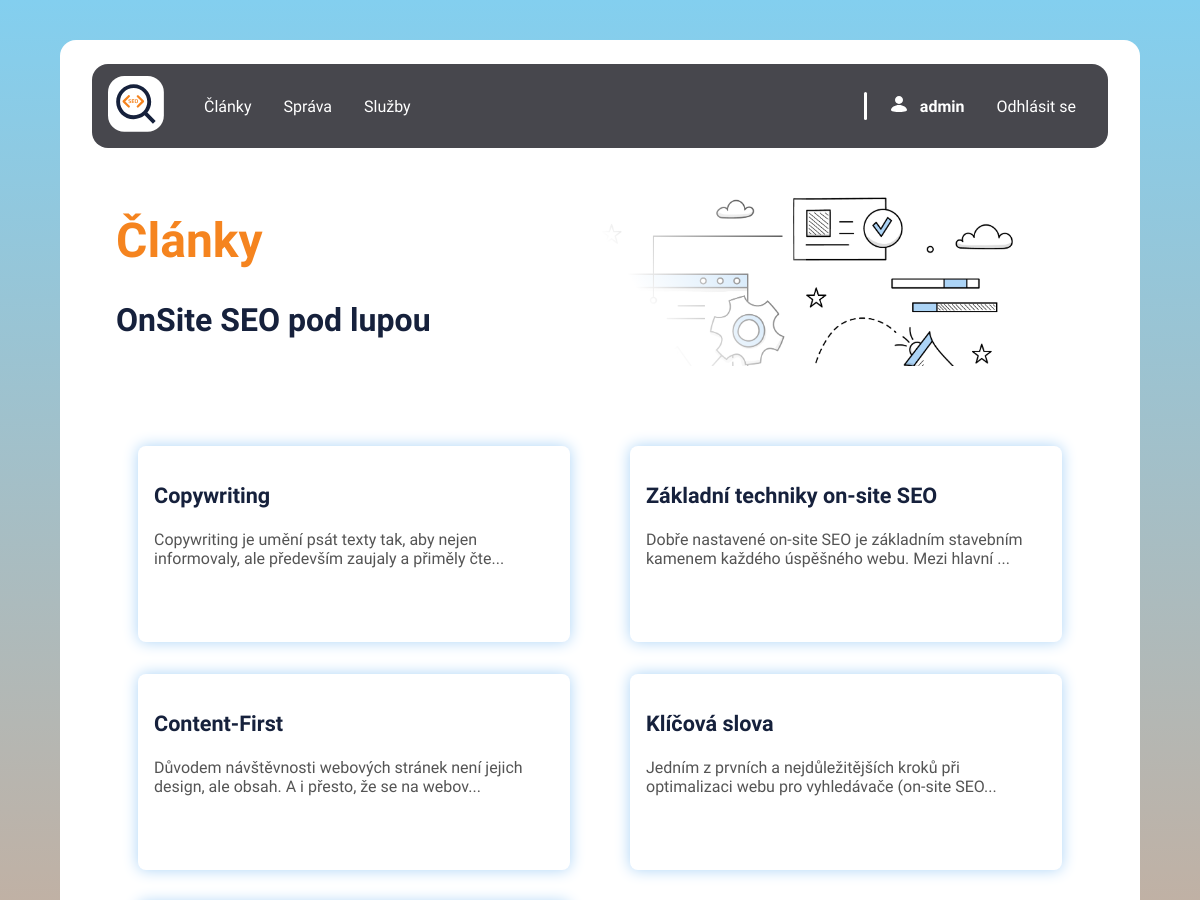
Page /app/views/blog/clanky.php (signed in, upper part) on the earlier database version.
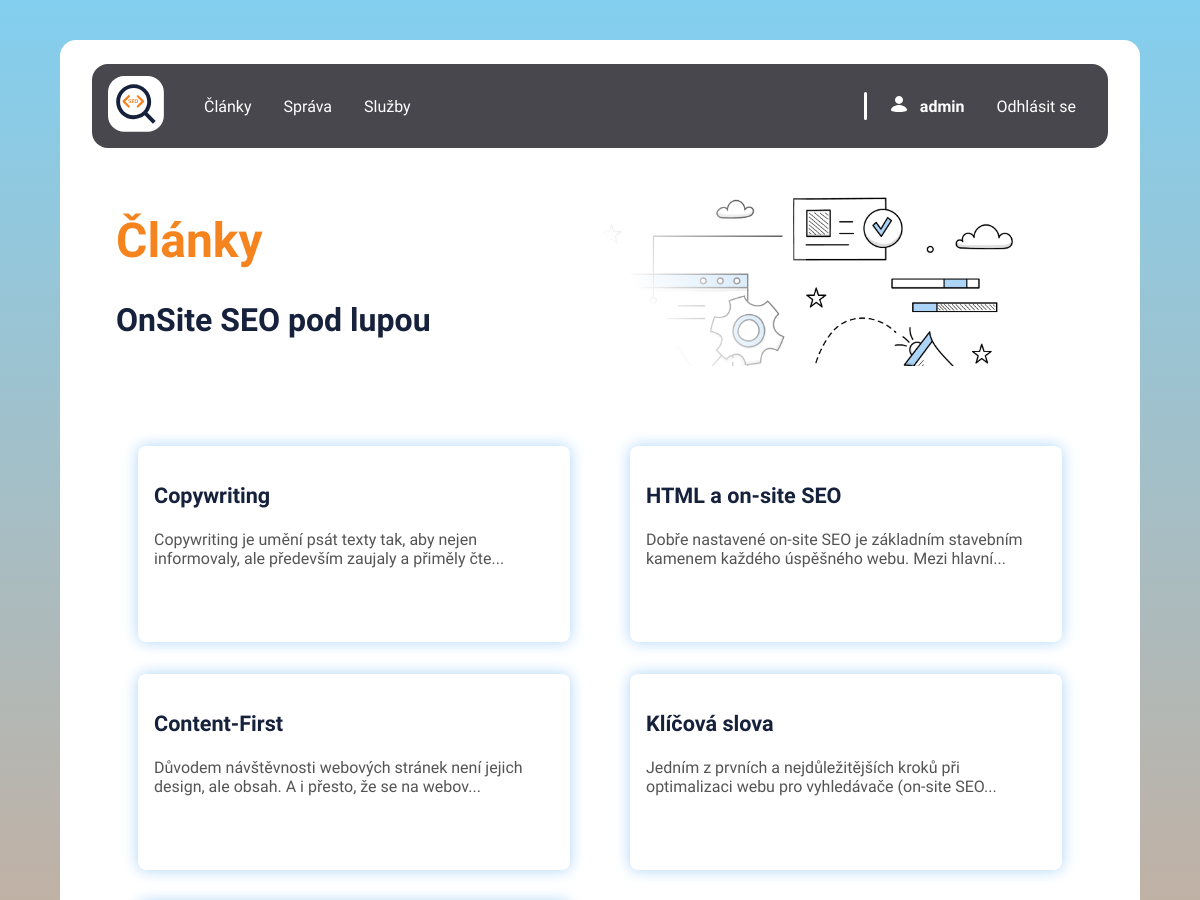
Same page on the later database version.
### tables this page shows
CREATE TABLE `clanky` (
  `id` int(11) NOT NULL,
  `title` varchar(255) NOT NULL,
  `author` varchar(255) NOT NULL,
  `category` varchar(100) DEFAULT NULL,
  `text` mediumtext NOT NULL,
  `sources` text NOT NULL,
  `images` longtext DEFAULT NULL CHECK (json_valid(`images`)),
  `created_at` timestamp NOT NULL DEFAULT current_timestamp(),
  `updated_at` timestamp NOT NULL DEFAULT current_timestamp() ON UPDATE current_timestamp(),
  `user_id` int(11) NOT NULL
);

### app/models/Clanek.php (called while the page is built, shortened)
<?php
class Clanek {
    private $db;
    public function __construct($db) {
        $this->db = $db;
    }
    public function getAll(int $limit = null): array {
        $sql = "SELECT * FROM clanky ORDER BY created_at DESC";
        $stmt = $this->db->prepare($sql);
        $stmt->execute();
        return $stmt->fetchAll(PDO::FETCH_ASSOC);
    }
}

### app/views/blog/clanky.php (the view, shortened to what this page needs)
<?php
require_once '../../models/Clanek.php';
$db = (new Database())->getConnection();
$clanekModel = new Clanek($db);
$clanky = $clanekModel->getAll();
?>
<!DOCTYPE html>
<html lang="cz">
<head>
    <link rel="stylesheet" href="../../../public/css/typography.css">
    <link rel="stylesheet" href="../../../public/css/layout.css">
    <link rel="stylesheet" href="../../../public/css/style.css">
</head>
<body>
    <div class="page">
        <header class="head__wrapper">
            <div class="menu">
                <div class="navbar">
                    <a href="./index.php" class="navbar__logo"><img class="img--responsiv" src="../../../public/img/logo.svg" alt="logo"></a>
                    <nav class="hamburger-nav hamburger-zone">
                        <menu>
                            <div class="menuLeft menuRight">
                                <li class="menu__item"><a href="./clanky.php">Články</a></li>
                                <li class="menu__item"><a href="../admin/clanek_create.php">Správa</a></li>
                                <li class="menu__item"><a href="./sluzby.php">Služby</a></li>
                            </div>
                            <?php if (isset($_SESSION['username'])): ?>
                                <div class="menuRight">
                                    <div class="line"></div>
                                    <li class="menu__item">
                                        <div class="userLoged">
                                            <div class="iconContainer"><img class="img--responsiv" src="../../../public/img/icon_user.svg" alt="ikona uzživatele"></div>
                                            <p class="userLoged__text"><strong><?= htmlspecialchars($_SESSION['username']) ?></strong></p>
                                        </div>
                                    </li>
                                    <li class="menu__item">
                                        <a class="nav-link" href="../../controllers/logout.php">Odhlásit se</a>
                                    </li>
                                </div>
                            <?php endif; ?>
                        </menu>
                    </nav>
                </div>
            </div>
            <div class="uvod">
                <div class="uvod__wrapper">
                    <div class="uvod__text">
                        <h1>Články</span></h1>
                        <h2>OnSite SEO <span class="secondaryC">pod lupou</span></h2>
                    </div>
                </div>
                <div class="uvod__img">
                    <img class="img--responsiv" src="../../../public/img/hp_bg1.webp" alt="Ilustrace na téma On site SEO">
                </div>
            </div>
        </header>
        <main class="page__wrapper">
        <?php if (isset($_SESSION['user_id'])): ?>
            <section class="cards">
                <div class="cards__wrapper cards__wrapper--all">
                    <?php foreach ($clanky as $clanek): ?>
                        <a class="card" href="clanek_detail.php?id=<?= $clanek['id'] ?>">
                            <article class="card__wrapper">
                                <h3 class="card__title"><?= htmlspecialchars($clanek['title']) ?></h3>
                                <div class="card__text">
                                    <?= mb_strimwidth(strip_tags(html_entity_decode($clanek['text'])), 0, 100, '...') ?>
                                </div>
                            </article>
                        </a>
                    <?php endforeach; ?>
                </div>
            </section>
        <?php endif; ?>
        </main>
    </div>
</body>
</html>

Differences in the rows shown:
changed clanky: title "Základní techniky on-site SEO" → "HTML a on-site SEO"; text "Dobře nastavené on-site SEO je základním stavebním kamenem každého úspěšného webu. Mezi hlavní ..." → "Dobře nastavené on-site SEO je základním stavebním kamenem každého úspěšného webu. Mezi hlavní..."
